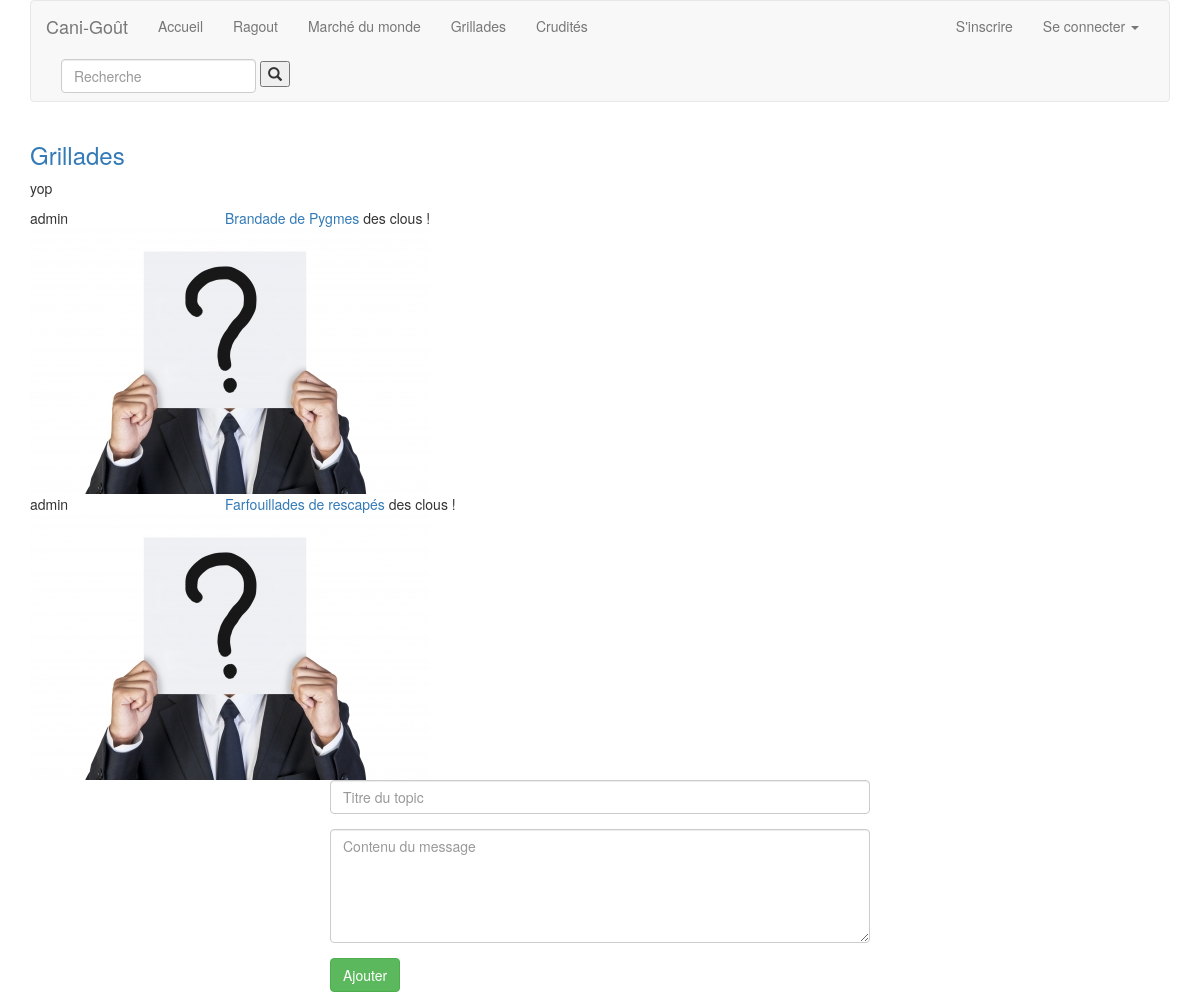
Page /category/Grillades on the committed database.
### tables this page shows
CREATE TABLE IF NOT EXISTS `category` (
  `id` int(11) NOT NULL AUTO_INCREMENT,
  `name` varchar(512) NOT NULL,
  `description` varchar(4096) NOT NULL,
  PRIMARY KEY (`id`),
  UNIQUE KEY `name` (`name`)
);

CREATE TABLE IF NOT EXISTS `topic` (
  `id` int(11) NOT NULL AUTO_INCREMENT,
  `name` varchar(1024) NOT NULL,
  `id_category` int(11) NOT NULL,
  `id_user` int(11) NOT NULL,
  PRIMARY KEY (`id`),
  KEY `id_category` (`id_category`),
  KEY `id_user` (`id_user`)
);

CREATE TABLE IF NOT EXISTS `user` (
  `id` int(11) NOT NULL AUTO_INCREMENT,
  `login` varchar(256) NOT NULL,
  `email` varchar(512) NOT NULL,
  `password` varchar(512) NOT NULL,
  `avatar` varchar(1024) NOT NULL,
  `birthdate` timestamp NULL DEFAULT NULL,
  `description` varchar(1024) NOT NULL,
  `id_permission` int(11) NOT NULL DEFAULT '3',
  `date_register` timestamp NOT NULL DEFAULT CURRENT_TIMESTAMP,
  PRIMARY KEY (`id`),
  UNIQUE KEY `login` (`login`,`email`),
  KEY `id_permission` (`id_permission`)
);

### models/CategoryManager.class.php (called while the page is built, shortened)
<?php
class CategoryManager
{
	private $link;
	public function __construct($link){
		$this->link = $link;
	}
	public function selectByName($category_name){
		$request = "SELECT * FROM category WHERE name='".$category_name."'";
		$res = mysqli_query($this->link, $request);
		if($res){
			$category = mysqli_fetch_object($res, 'Category', array($this->link));
			return $category;
		}else{
			throw new Exception("Erreur : Votre requête n'a pas abouti.");
		}
	}
	public function selectAll(){
		$request = "SELECT * FROM category";
		$res = mysqli_query($this->link, $request);
		if($res){
			$resultat = array();
			while ($category = mysqli_fetch_object($res, 'Category', array($this->link)))
			{
				$resultat[] = $category;
			}
			return $resultat;
		}else{
			throw new Exception("Erreur : Votre requête n'a pas abouti.");
		}
	}
}
?>

### apps/navbar.php (called while the page is built, shortened)
<?php
require('views/navbar.phtml');
?>

### apps/header.php (called while the page is built)
<?php
require('views/header.phtml');
?>

### apps/skel.php (called while the page is built)
<?php
require('./views/skel.phtml');
?>

### models/Category.class.php (called while the page is built, shortened)
<?php
class Category{
	private $id;
	private $name;
	private $link;
	public function __construct($link)
	{
		$this->link = $link;
	}
	public function getName(){
		return $this->name;
	}
	public function selectAll()
		{
			$request="SELECT * FROM topic WHERE id_category='".$this->id."'";
			$res=mysqli_query($this->link, $request);
			if($res)
			{
				$listTopic=array();
				while($topic=mysqli_fetch_object($res, 'Topic', array($this->link)))
				{
					$listTopic[]=$topic;
				}
				return $listTopic;
			}
			else
			{
				throw new Exception("Erreur : Votre requête n'a pas abouti.");
			}
		}
}
?>

### apps/category.php (called while the page is built, shortened)
<?php
$manager = new CategoryManager($link);
$category = $manager->selectByName($_GET['category']);
require('views/listCat.phtml');
?>

### apps/content.php (called while the page is built)
<?php
require('./views/content.phtml');
?>

### models/Topic.class.php (called while the page is built, shortened)
<?php
class Topic{
private $name;
private $id_user;
private $link;
public function __construct($link)
{
	$this->link=$link;
}
	public function getName()
	{
		return $this->name;
	}
	public function getAuthor()
	{
		$manager = new UserManager($this->link);
		$author = $manager->selectById($this->id_user);
		return $author;
	}
}
?>

### models/UserManager.class.php (called while the page is built, shortened)
<?php
class UserManager
{
	private $link;
	public function __construct($link)
	{
		$this->link = $link;
	}
	public function selectById($id)
	{
		$request = "SELECT * FROM user WHERE id='".intval($id)."'";
		$res = mysqli_query($this->link, $request);
		$user = mysqli_fetch_object($res, 'User', array($this->link));
		if($user==null)
		{
			throw new Exception("Erreur : Cet identifiant n'existe pas.");
		}
		else
		{
			return $user;
		}
	}
}
?>

### models/User.class.php (called while the page is built, shortened)
<?php
class User{
	private $login;
	private $avatar;
	public function getLogin(){
		return $this->login;
	}
	public function getAvatar(){
		return $this->avatar;
	}
}
?>

### views/navbar-category.phtml (the view)
<li><a href="category/<?=htmlentities($category->getName())?>"><?=ucfirst(htmlentities($category->getName()))?></a></li>

### apps/display-navbar-categories.php
<?php
$manager = new CategoryManager($link);
try
{
	$categories = $manager-> selectAll();
	$i=0;
	while($i < count($categories))
	{
		$category = $categories[$i];
		require('views/navbar-category.phtml');
		$i++;
	}
}
catch(Exception $exception)
{
 header('Location:error');
}
?>

### views/listCat.phtml
<div class="row forum">
	<div class="col-xs-12">
		<h3><a href="category/<?=htmlentities($category->getName())?>"><?=$category->getName()?></a></h3>
		<p>yop</p>
		<?php require ('apps/display-listTopics.php');?>
	</div>
</div>
<?php if($page != "home"){ ?>
<div class="wrapper-topic-form-add">
	<?php require('views/display-category-topic-form-add.phtml');?>
</div>
<?php } ?>

### apps/display-listTopics.php
<?php
$listTopics=$category->selectAll();
foreach($listTopics as $topic)
{
	require('views/listTopic.phtml');
}
?>

### views/listTopic.phtml
<div class="row forum">
	<div class="col-lg-2 col-md-2 col-sm-2 col-xs-12 autor">
	<?=htmlentities($topic->getAuthor()->getLogin())?>
	<img src="public/img/<?=htmlentities($topic->getAuthor()->getAvatar())?>" alt="">
	</div>
	<div class="col-lg-6 col-md-6 col-sm-6 col-xs-12 rules">
		<a href="<?=htmlentities($category->getName().'/'.$topic->getName())?>">
		<?=htmlentities($topic->getName())?>
		</a>
		des clous !
	</div>
	<div class="col-lg-4 col-md-4 col-sm-4 col-xs-12 infolastpost">
	</div>
</div>

### rows in the picture
category: name "Ragout"
category: name "Marché du monde"
category: name "Grillades"
category: name "Crudités"
topic: id_user.login "admin", id_user.avatar (picture), name "Brandade de Pygmes"
topic: id_user.login "admin", id_user.avatar (picture), name "Farfouillades de rescapés"
